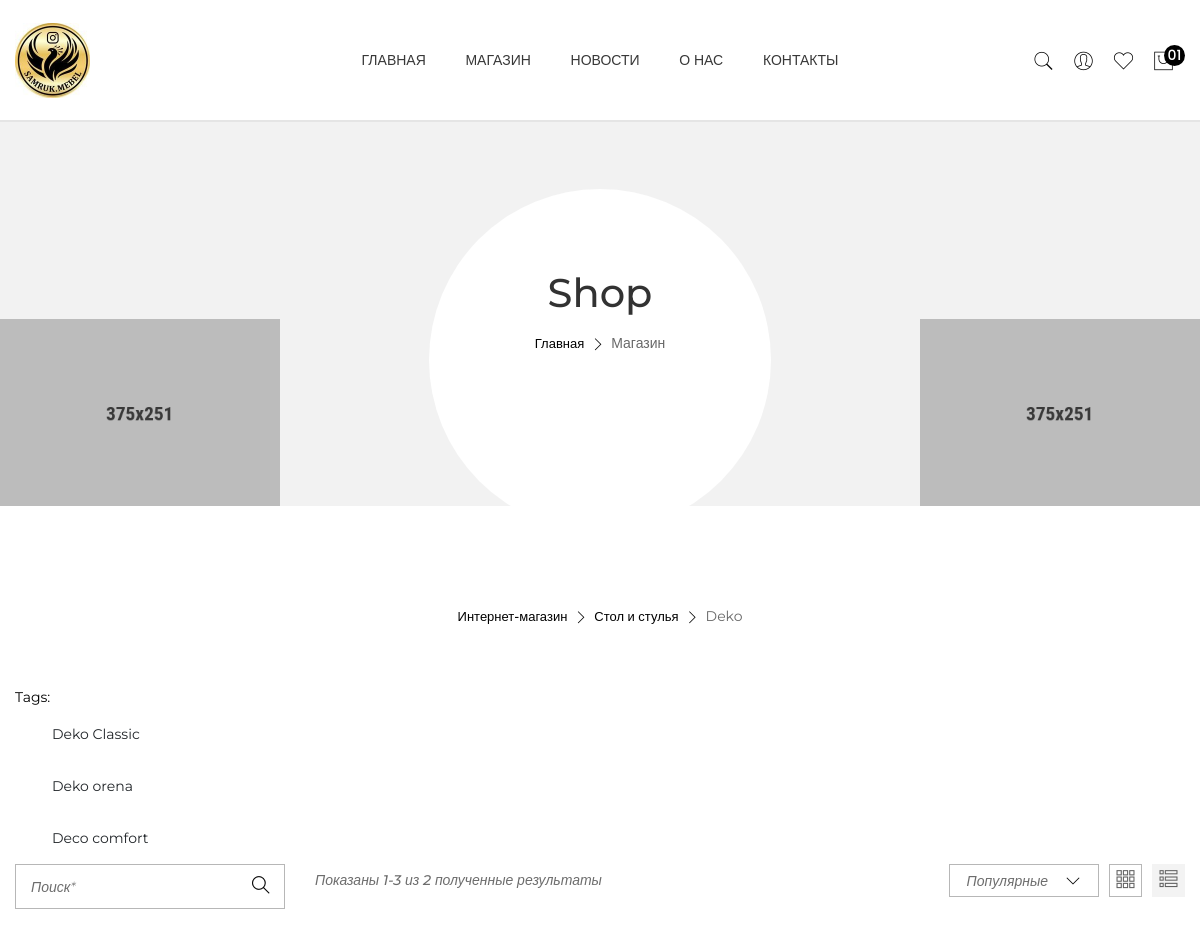
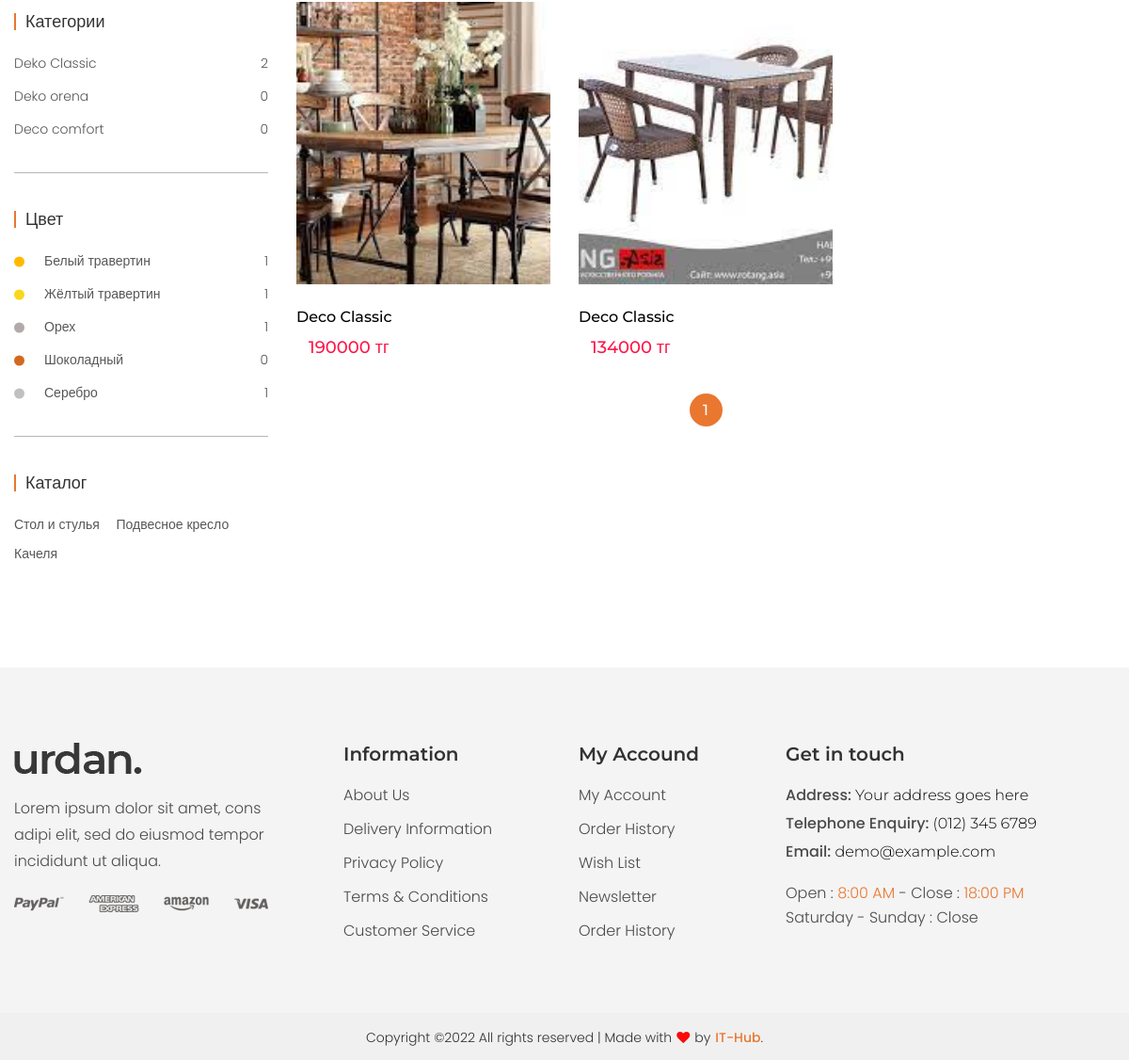
/shop/catalog/1, run on the app's committed database (2 pictures, top to bottom).
### main/models.py (models this page shows, shortened)
class Category(models.Model):
    catalog = models.ForeignKey(Catalog, on_delete=models.CASCADE)
    title = models.CharField(max_length=300)
    logo = models.ImageField(upload_to='upload')
    is_main = models.BooleanField()
    pr_amount = models.IntegerField(blank=True,default=0)

class Catalog(models.Model):
    title = models.CharField(max_length=300)
    logo = models.ImageField(upload_to='upload')
    is_main = models.BooleanField()

class CategoryType(models.Model):
    category = models.ForeignKey(Category, on_delete=models.CASCADE)
    title = models.CharField(max_length=300)
    logo = models.ImageField(upload_to='upload')
    is_main = models.BooleanField()
    pr_amount = models.IntegerField(blank=True, default=0)
    def __str__(self):
        return self.title

class Product(models.Model):
    title = models.CharField(max_length=300)
    rating = models.FloatField(default= 0.0)
    views = models.IntegerField(default=0)
    short_description = models.TextField()
    color = models.ForeignKey(Color, on_delete=models.CASCADE)
    category = models.ForeignKey(CategorySize, on_delete=models.CASCADE)
    size = models.ForeignKey(Size, on_delete=models.CASCADE)
    old_price = models.IntegerField(default=0)
    new_price = models.IntegerField(default=0)
    weight = models.CharField(max_length=100)
    description = models.TextField()
    details = models.TextField()
    logo = models.ImageField(upload_to='upload')
    discount = models.IntegerField(default=0)
    is_new = models.BooleanField()
    is_best_seller = models.BooleanField()
    kaspi_link = models.CharField(max_length=500, blank=True)

class Color(models.Model):
    title = models.CharField(max_length=300)
    is_main = models.BooleanField()
    code = models.CharField(max_length=100,blank=True)
    col_amount = models.IntegerField(default=0,blank=True)

### main/views.py (the view)
# urls.py: path('shop/catalog/<int:cat_id>', shopcatHandler),
def shopcatHandler(request, cat_id):
    cats = Catalog.objects.all()
    cates = Category.objects.all()
    category = Category.objects.get(id=int(cat_id))
    category_types = CategoryType.objects.filter(category__id=int(cat_id))
    for a in category_types:
        a.pr_amount = Product.objects.filter(category__categorytype__id=int(a.id)).count()
    colors = Color.objects.all()
    for a in colors:
        a.col_amount = Product.objects.filter(color__id=int(a.id)).count()
    search_value = request.GET.get('search', None)
    total = Product.objects.filter(category__categorytype__category__id=int(cat_id)).count()
    limit_per_page = 3
    limit_per_page_2 = 4
    current_page = 1
    if request.GET.get('page', 1):
        current_page = int(request.GET.get('page', 1))
    page = 'catalog'
    start = (current_page - 1) * limit_per_page
    stop = current_page * limit_per_page
    if search_value:
        products = Product.objects.filter(title__contains=search_value)[start:stop]
    else:
        products = Product.objects.filter(category__categorytype__category__id=int(cat_id)).order_by(
            '-new_price')[start:stop]
    page_count = ceil(total * 1.0 / limit_per_page)
    pages = [i + 1 for i in range(page_count)]
    catalogs = Catalog.objects.all()
    start2 = start + 1
    return render(request, 'shop-category.html', {
        'category': category,
        'category_types': category_types,
        'products': products,
        'start': start2,
        'stop': stop,
        'total': total,
        'pages': pages,
        'cats': cats,
        'cates': cates,
        'current_page': current_page,
        'search_value': search_value,
        'catalogs': catalogs,
        'colors': colors,
    })

### templates/shop-category.html (shortened to what this page needs)
{% extends 'base.html' %}
    {% block content %}
        <div class="breadcrumb-area bg-gray-4 breadcrumb-padding-1">
            <div class="container">
                <div class="breadcrumb-content text-center">
                    <h2 data-aos="fade-up" data-aos-delay="200">Shop</h2>
                    <ul data-aos="fade-up" data-aos-delay="400">
                        <li><a href="/">Главная</a></li>
                        <li><i class="ti-angle-right"></i></li>
                        <li>Магазин</li>
                    </ul>
                </div>
            </div>
            <div class="breadcrumb-img-1" data-aos="fade-right" data-aos-delay="200">
                <img src="/static/images/banner/breadcrumb-1.png" alt="">
            </div>
            <div class="breadcrumb-img-2" data-aos="fade-left" data-aos-delay="200">
                <img src="/static/images/banner/breadcrumb-2.png" alt="">
            </div>
        </div>
        <div class="shop-area shop-page-responsive pb-100">
            <div class="container">
                <div class="tag-social-wrap">
                    <div class="breadcrumb-content  pt-100  pb-60">
                    <ul data-aos="fade-up">
                        <li><a href="index.html">Интернет-магазин</a></li>
                        <li><i class="ti-angle-right"></i></li>
                        <li><a href="/shop/{{ category.catalog.id }}">{{ category.catalog.title }}</a></li>
                        <li><i class="ti-angle-right"></i></li>
                        <li>{{ category.title }}</li>
                    </ul>
                </div>
                                <div class="tag-wrap" data-aos="fade-up" data-aos-delay="200">
                                    <span>Tags:</span>
                                    <ul>
                                        {% for i in category_types %}
                                        <li><div class="blog-btn-2 btn-hover">
                                            <a class="btn hover-border-radius theme-color" href="/shop/catalog/category/{{ i.id }}">{{ i.title }}</a>
                                        </div>
                                        </li>
                                        {% endfor %}
                                    </ul>
                                </div>
                            </div>
                <div class="row flex-row-reverse">
                    <div class="col-lg-9">
                        <div class="shop-topbar-wrapper mb-40">
                            <div class="shop-topbar-left" data-aos="fade-up" data-aos-delay="200">
                                <div class="showing-item">
                                    <span>Показаны {{ start }}-{{ stop }} из {{ total }} полученные результаты</span>
                                </div>
                            </div>
                            <div class="shop-topbar-right" data-aos="fade-up" data-aos-delay="400">
                                <div class="shop-sorting-area">
                                </div>
                                <div class="shop-view-mode nav">
                                    <a class="active" href="#shop-1" data-bs-toggle="tab"><i class=" ti-layout-grid3 "></i> </a>
                                    <a href="#shop-2" data-bs-toggle="tab" class=""><i class=" ti-view-list-alt "></i></a>
                                </div>
                            </div>
                        </div>
                        <div class="shop-bottom-area">
                            <div class="tab-content jump">
                                <div id="shop-1" class="tab-pane active">
                                    <div class="row">
                                        {% for pr in products %}
                                        {% if category.id == pr.category.categorytype.category.id %}
                                        <div class="col-lg-4 col-md-4 col-sm-6 col-12">
                                            <div class="product-wrap mb-35" data-aos="fade-up" data-aos-delay="200">
                                                <div class="product-img img-zoom mb-25">
                                                    <a href="product-details.html">
                                                        <img src="/media/{{ pr.logo }}" style="object-fit:cover; width:270px; height:300px" alt="">
                                                    </a>
                                                </div>
                                                <div class="product-content">
                                                    <h3><a href="product-details.html">{{ pr.title }}</a></h3>
                                                    <div class="product-price">
                                                        <span class="new-price">{{ pr.new_price }} тг</span>
                                                    </div>
                                                </div>
                                            </div>
                                        </div>
                                        {% endif %}
                                        {% endfor %}
                                    </div>
                                    <div class="pagination-style-1" data-aos="fade-up" data-aos-delay="200">
                                        <ul>
                                            {% for page in pages %}
                                            <li><a class=" {% if current_page == page %} active {% endif %}" href="/shop/catalog/{{ category.id }}?page={{ page }}">{{ page }}</a></li>
                                            {% endfor %}
                                        </ul>
                                    </div>
                                </div>
                            </div>
                        </div>
                    </div>
                    <div class="col-lg-3">
                        <div class="sidebar-wrapper">
                            <div class="sidebar-widget mb-40" data-aos="fade-up" data-aos-delay="200">
                                <div class="search-wrap-2">
                                    <form class="search-2-form" action="/shop/catalog/{{ category.id }}">
                                        <input placeholder="Поиск*" name="search" type="text">
                                        <button class="button-search" type="submit"><i class=" ti-search "></i></button>
                                    </form>
                                </div>
                            </div>
                            <div class="sidebar-widget sidebar-widget-border mb-40 pb-35" data-aos="fade-up" data-aos-delay="200">
                                <div class="sidebar-widget-title mb-25">
                                    <h3>Категории</h3>
                                </div>
                                <div class="sidebar-list-style">
                                    <ul>
                                        {% for i in category_types %}
                                        <li><a href="/shop/catalog/category/{{ i.id }}">{{ i }} <span>{{ i.pr_amount }}</span></a></li>
                                        {% endfor %}
                                    </ul>
                                </div>
                            </div>
                            <div class="sidebar-widget sidebar-widget-border mb-40 pb-35" data-aos="fade-up" data-aos-delay="200">
                                <div class="sidebar-widget-title mb-25">
                                    <h3>Цвет</h3>
                                </div>
                                <div class="sidebar-widget-color sidebar-list-style">
                                    <ul>
                                        {% for col in colors %}
                                        <li><a class="{{col.code}}" href="#">{{col.title}} <span>{{ col.col_amount }}</span></a></li>
                                        {% endfor %}
                                    </ul>
                                </div>
                            </div>
                            <div class="sidebar-widget" data-aos="fade-up" data-aos-delay="200">
                                <div class="sidebar-widget-title mb-25">
                                    <h3>Каталог</h3>
                                </div>
                                <div class="sidebar-widget-tag">
                                    {% for ct in catalogs %}
                                    <a href="/shop/{{ ct.id }}">{{ ct.title }}</a>
                                    {% endfor %}
                                </div>
                            </div>
                        </div>
                    </div>
                </div>
            </div>
        </div>
        {% endblock %}

### data on the page
Category: catalog "Стол и стулья", title "Deko"
CategoryType: title "Deko Classic", pr_amount "2"
CategoryType: title "Deko orena", pr_amount "0"
CategoryType: title "Deco comfort", pr_amount "0"
Product: logo (picture), title "Deco Classic", new_price "190000"
Product: logo (picture), title "Deco Classic", new_price "134000"
Color: title "Белый травертин", col_amount "1"
Color: title "Жёлтый травертин", col_amount "1"
Color: title "Орех", col_amount "1"
Color: title "Шоколадный", col_amount "0"
Color: title "Серебро", col_amount "1"
Catalog: title "Стол и стулья"
Catalog: title "Подвесное кресло"
Catalog: title "Качеля"

### other printed values
{{ start }} "1"
{{ stop }} "3"
{{ total }} "2"
{{ page }} "1"
